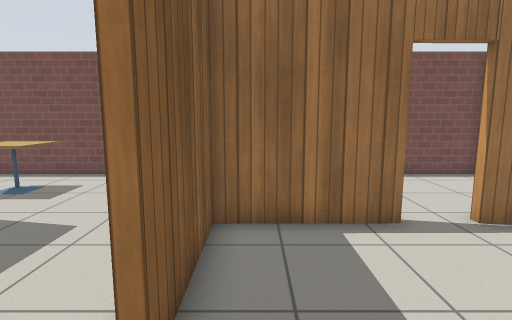
[1] (above)

20 first-person views from a walk through a world built for the Gazebo simulator. The camera is 1.2 m above the floor, tilts 8° down and sees 80° across. The floor is counted in squares, 0.5 m on a side. Each view is taken from the middle of a square. On the plan, view 1 faces up. The plan holds only what a view shows up to about 18 squares ahead; the rest is blank. Gazebo's built-in surfaces are drawn with simple patterns.

[2]
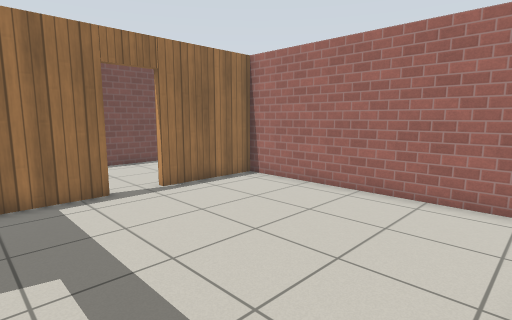

[3]
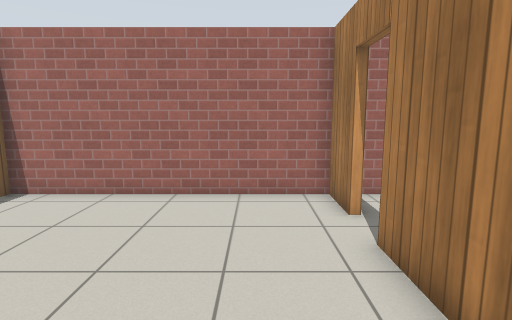

[4]
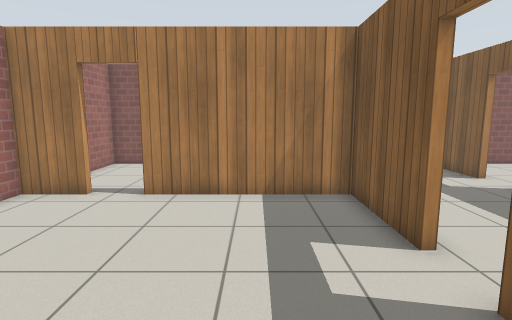

[5]
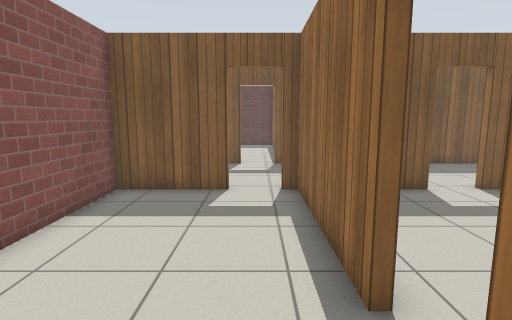

[6]
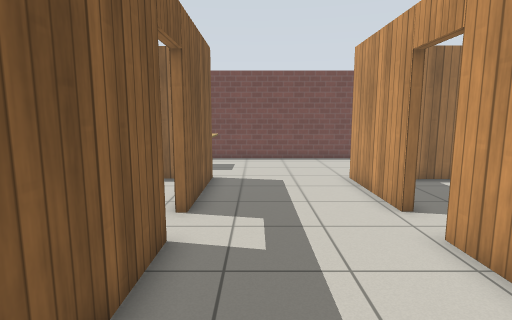

[7]
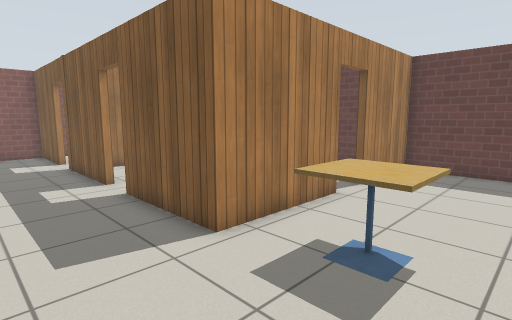

[8]
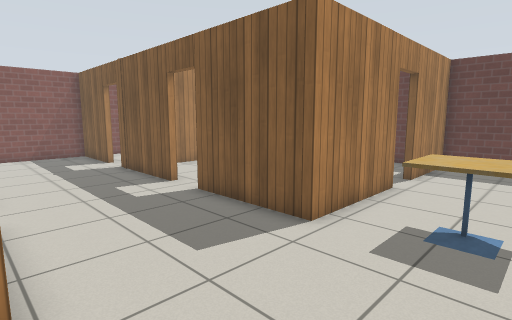

[9]
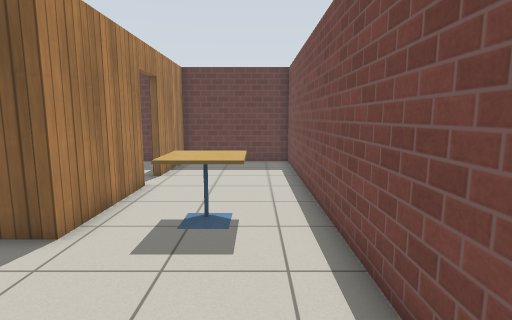

[10]
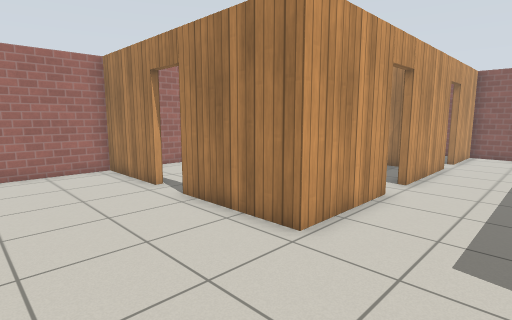

[11]
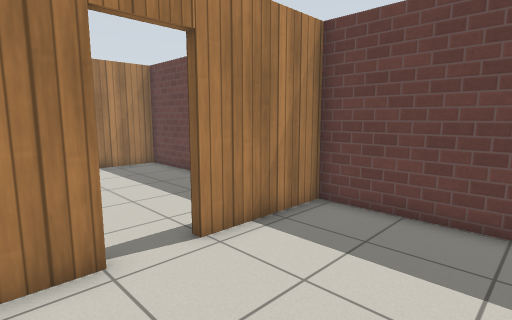

[12]
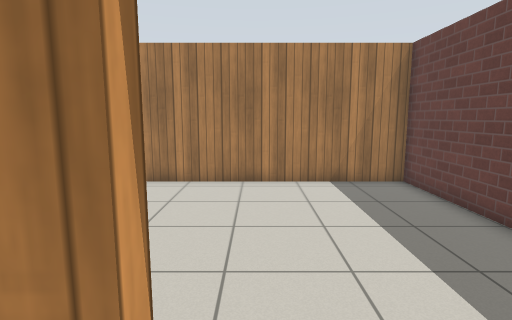

[13]
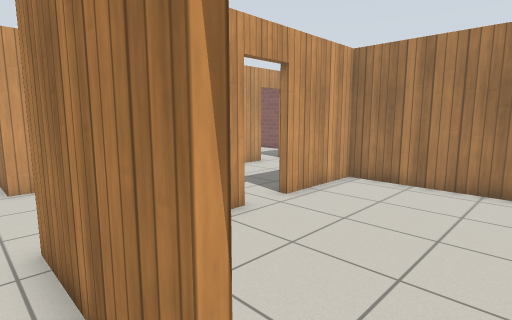

[14]
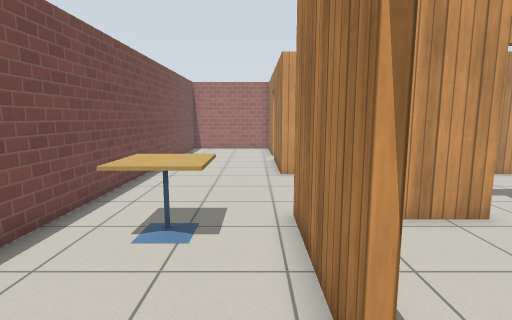

[15]
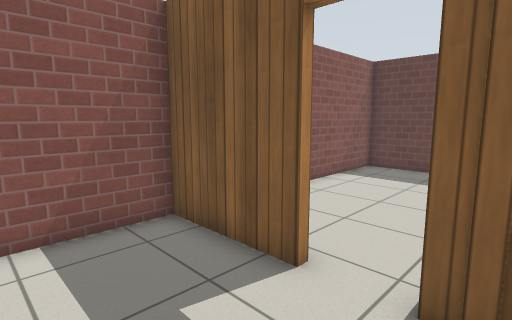

[16]
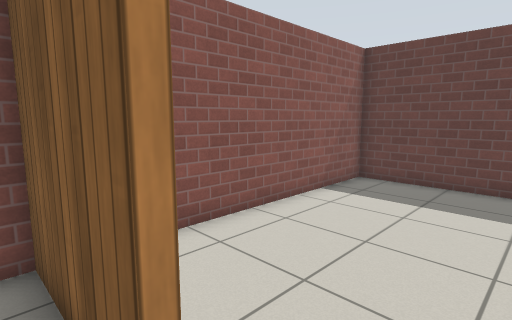

[17]
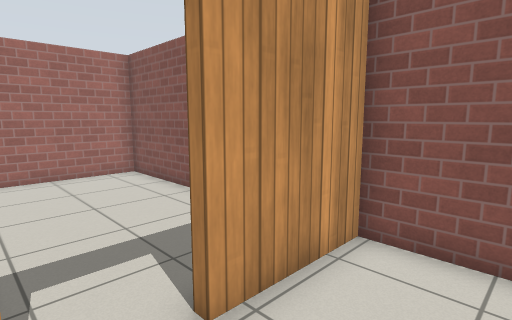

[18]
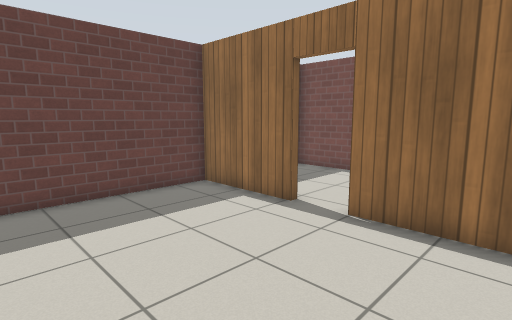

[19]
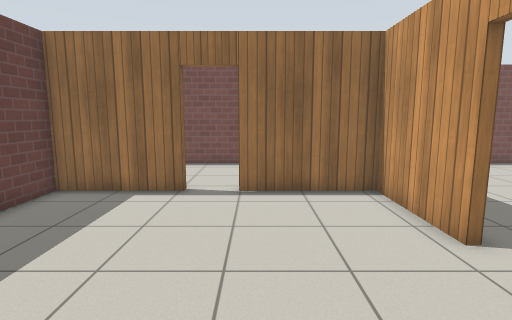

[20]
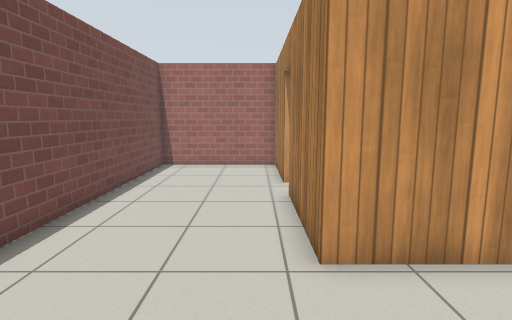

### Floor plan
Points are (right, up) in squares from view 1. A wall is a line through its corners. A room is listed if a view was taken in it or the views show most of it. See-through windows are left out.
Room 1 (views 1, 2, 3, 4)
walls: (3.4, 6.8) (-1, 6.8) (-1, 2.5); (-1, 0.7) (-1, -3.3) (5.5, -3.3); (7.2, -3.3) (9.4, -3.3) (9.4, 6.8) (5.1, 6.8)
ways out: open door at (6.5, -3.5) to room 2; open door at (-1, 1.5) to room 3; open door at (4.5, 7) to room 3
Room 2 (view 5)
walls: (5.5, -3.6) (-1, -3.6); (-1, -5.8) (-1, -9.7) (9.4, -9.7) (9.4, -4.2)
ways out: open door at (6.5, -3.5) to room 1; open door at (-1, -5.5) to room 3
Room 3 (views 6, 7, 8, 9, 10, 11, 12, 13, 14, 15, 16, 17, 20)
walls: (-1.3, 2.5) (-1.3, 7.1) (3.4, 7.1); (-6.7, 0.8) (-6.7, -4.1); (-11.6, 7.1) (-6.7, 7.1) (-6.7, 2.5); (5.1, 7.1) (9.4, 7.1) (9.4, 12.7) (-17.6, 12.7) (-17.6, 7.1) (-13.2, 7.1); (-1.3, -4.1) (-1.3, 0.7); (-6.7, -5.8) (-6.7, -9.7) (-1.3, -9.7) (-1.3, -5.8)
ways out: open door at (-1, 1.5) to room 1; open door at (4.5, 7) to room 1; open door at (-1, -5.5) to room 2; open door at (-12.5, 7) to room 4; open door at (-7, 1.5) to room 4; open door at (-7, -4.5) to room 5
objects: cafe table (-9, 9) to (-7, 11)
Room 4 (views 18, 19)
walls: (-13.2, 6.8) (-17.6, 6.8) (-17.6, -3.3) (-7, -3.3) (-7, 0.8); (-7, 2.5) (-7, 6.8) (-11.6, 6.8)
ways out: open door at (-12.5, 7) to room 3; open door at (-7, 1.5) to room 3
Room 5 (no view inside)
walls: (-17.6, -4.9) (-17.6, -9.7) (-9.2, -9.7)
ways out: open door at (-7, -4.5) to room 3

Positions as (right, up) in squares from view 1, and headings:
1: (0, 0), facing up
2: (0, -3), facing up-right
3: (0, -1), facing right
4: (2, 6), facing down
5: (9, -5), facing left
6: (-5, -5), facing up
7: (-3, 12), facing down-left
8: (-1, 11), facing down-left
9: (-1, 11), facing left
10: (-5, 12), facing down-right
11: (-10, 12), facing down-left
12: (-12, 8), facing down
13: (-13, 8), facing down-right
14: (-14, 8), facing right
15: (-3, -3), facing down-left
16: (-6, -4), facing down-left
17: (-4, -4), facing down-right
18: (-8, 0), facing up-left
19: (-11, -3), facing up
20: (-6, 8), facing right
